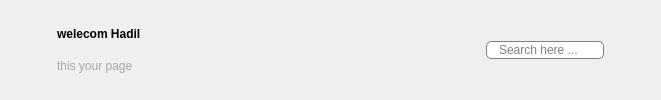
        <widget class="QWidget" name="header_widget" native="true">
         <layout class="QHBoxLayout" name="horizontalLayout_6">
          <item>
           <layout class="QHBoxLayout" name="horizontalLayout_5">
            <item>
             <widget class="QPushButton" name="pushButton_24">
              <property name="minimumSize">
               <size>
                <width>40</width>
                <height>40</height>
               </size>
              </property>
              <property name="styleSheet">
               <string notr="true">border : none ;</string>
              </property>
              <property name="text">
               <string/>
              </property>
              <property name="icon">
               <iconset resource="resources.qrc">
                <normaloff>:/icons/menu.png</normaloff>:/icons/menu.png</iconset>
              </property>
              <property name="checkable">
               <bool>true</bool>
              </property>
             </widget>
            </item>
            <item>
             <layout class="QVBoxLayout" name="verticalLayout_9">
              <property name="topMargin">
               <number>10</number>
              </property>
              <property name="bottomMargin">
               <number>10</number>
              </property>
              <item>
               <widget class="QLabel" name="label_6">
                <property name="font">
                 <font>
                  <weight>75</weight>
                  <bold>true</bold>
                 </font>
                </property>
                <property name="text">
                 <string>welecom Hadil </string>
                </property>
               </widget>
              </item>
              <item>
               <widget class="QLabel" name="label_7">
                <property name="styleSheet">
                 <string notr="true">color: rgb(167, 167, 167);</string>
                </property>
                <property name="text">
                 <string>this your page </string>
                </property>
               </widget>
              </item>
             </layout>
            </item>
           </layout>
          </item>
          <item>
           <spacer name="horizontalSpacer">
            <property name="orientation">
             <enum>Qt::Horizontal</enum>
            </property>
            <property name="sizeHint" stdset="0">
             <size>
              <width>336</width>
              <height>20</height>
             </size>
            </property>
           </spacer>
          </item>
          <item>
           <layout class="QHBoxLayout" name="horizontalLayout_4">
            <item>
             <widget class="QLineEdit" name="lineEdit">
              <property name="styleSheet">
               <string notr="true">QLineEdit{
    background-color: white;
    border: 1px solid gray;
    border-radius: 5px;
    padding-left: 10px;
}</string>
              </property>
              <property name="placeholderText">
               <string>Search here ...</string>
              </property>
             </widget>
            </item>
            <item>
             <widget class="QLabel" name="label_8">
              <property name="minimumSize">
               <size>
                <width>40</width>
                <height>40</height>
               </size>
              </property>
              <property name="maximumSize">
               <size>
                <width>40</width>
                <height>40</height>
               </size>
              </property>
              <property name="text">
               <string/>
              </property>
              <property name="pixmap">
               <pixmap resource="resources.qrc">:/icons/profile.png</pixmap>
              </property>
              <property name="scaledContents">
               <bool>true</bool>
              </property>
             </widget>
            </item>
           </layout>
          </item>
         </layout>
        </widget>
